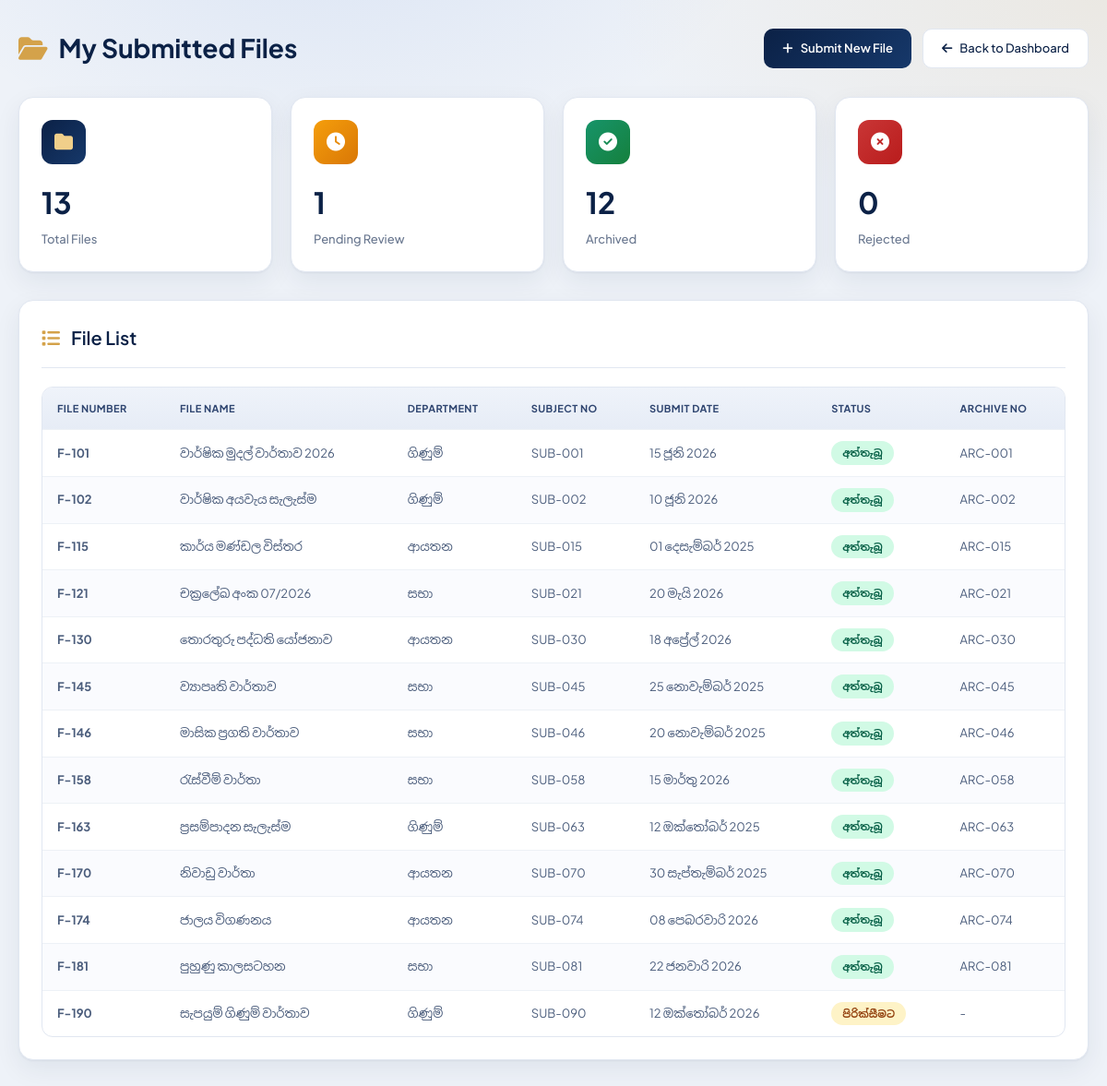
Screenshot of /my_files.php (signed in) with the database file from the repository.
### tables this page shows
CREATE TABLE archive_files (
    id             INT AUTO_INCREMENT PRIMARY KEY,
    submitted_by   INT NOT NULL,
    submit_date    DATE NOT NULL,
    subject_number VARCHAR(40)  NOT NULL,
    subject_no     VARCHAR(40)  NOT NULL,
    department     ENUM('ආයතන','සභා','ගිණුම්') NOT NULL,
    file_number    VARCHAR(60)  NOT NULL,
    file_no        VARCHAR(60)  NOT NULL,
    file_name      VARCHAR(255) NOT NULL,
    start_date     DATE NOT NULL,
    end_date       DATE NOT NULL,
    page_count     INT NOT NULL,
    pages          INT NOT NULL,
    right_side     INT NULL,
    left_side      INT NULL,
    archive_number VARCHAR(60) NULL UNIQUE,
    archive_no     VARCHAR(60) NULL UNIQUE,
    rack_no        VARCHAR(60) NULL,
    status         ENUM('pending','archived','rejected','waiting_approval','active','deleted') NOT NULL DEFAULT 'pending',
    reviewed_by    INT NULL,
    reviewed_at    DATETIME NULL,
    sent_by        INT NULL,
    sent_date      DATETIME NULL,
    approved_by    INT NULL,
    approved_at    DATETIME NULL,
    rejected_at    DATETIME NULL,
    reject_reason  TEXT NULL,
    deleted_at     DATETIME NULL,
    deleted_by     INT NULL,
    delete_reason  TEXT NULL,
    file_path      VARCHAR(500) NULL,
    created_at     TIMESTAMP DEFAULT CURRENT_TIMESTAMP,
    INDEX (department), INDEX (subject_number), INDEX (subject_no), INDEX (status),
    INDEX (archive_number), INDEX (archive_no), INDEX (file_number), INDEX (file_no),
    FOREIGN KEY (submitted_by) REFERENCES users(id),
    FOREIGN KEY (reviewed_by)  REFERENCES users(id),
    FOREIGN KEY (sent_by)      REFERENCES users(id),
    FOREIGN KEY (approved_by)  REFERENCES users(id),
    FOREIGN KEY (deleted_by)   REFERENCES users(id)
);

### config.php (called while the page is built, shortened)
<?php
require_once __DIR__ . '/functions.php';
function e($s) { return htmlspecialchars((string)$s, ENT_QUOTES, 'UTF-8'); }
function require_login(PDO $pdo): array {
    $st = $pdo->prepare('SELECT * FROM users WHERE id = ? AND status = "active"');
    $st->execute([$_SESSION['user_id']]);
    $u = $st->fetch();
    return $u;
}

### functions.php (called while the page is built, shortened)
<?php
require_once __DIR__ . '/config.php';
function get_files_by_user(PDO $pdo, int $user_id, string $status = null): array {
    $sql = "SELECT af.*, u.full_name as submitted_by_name
            FROM archive_files af
            LEFT JOIN users u ON af.submitted_by = u.id
            WHERE af.submitted_by = ?";
    $params = [$user_id];
    $sql .= " ORDER BY af.created_at DESC";
    $stmt = $pdo->prepare($sql);
    $stmt->execute($params);
    return $stmt->fetchAll();
}
function format_sinhala_date(string $date): string {
    $timestamp = strtotime($date);
    $months = [
        1 => 'ජනවාරි', 2 => 'පෙබරවාරි', 3 => 'මාර්තු', 4 => 'අප්‍රේල්',
        5 => 'මැයි', 6 => 'ජූනි', 7 => 'ජූලි', 8 => 'අගෝස්තු',
        9 => 'සැප්තැම්බර්', 10 => 'ඔක්තෝබර්', 11 => 'නොවැම්බර්', 12 => 'දෙසැම්බර්'
    ];
    $day = date('d', $timestamp);
    $month = $months[date('n', $timestamp)];
    $year = date('Y', $timestamp);
    return "$day $month $year";
}
function translate_status(string $status): string {
    $translations = [
        'pending' => 'පිරික්සීමට',
        'archived' => 'අත්තැබූ',
        'rejected' => 'ප්‍රතික්ෂේපිත',
        'active' => 'සක්‍රීය',
        'disabled' => 'අක්‍රීය'
    ];
    return $translations[$status] ?? $status;
}

### my_files.php (the view, shortened to what this page needs)
<?php
require_once __DIR__ . '/config.php';
$user = require_login($pdo);
$my_files = get_files_by_user($pdo, $user['id']);
$stats = [
    'total' => count($my_files),
    'pending' => 0,
    'archived' => 0,
    'rejected' => 0
];
foreach ($my_files as $file) {
    if ($file['status'] === 'pending') $stats['pending']++;
    elseif ($file['status'] === 'archived') $stats['archived']++;
    elseif ($file['status'] === 'rejected') $stats['rejected']++;
}
?>
<!DOCTYPE html>
<html lang="en">
<head>
<link rel="stylesheet" href="https://cdnjs.cloudflare.com/ajax/libs/font-awesome/6.5.2/css/all.min.css">
</head>
<body>
<div class="container">
    <div class="header">
        <h1><i class="fa-solid fa-folder-open" style="color:var(--gold);margin-right:12px"></i>My Submitted Files</h1>
        <div style="display:flex;gap:12px">
            <a href="submit_file.php" class="btn btn-primary">
                <i class="fa-solid fa-plus"></i>Submit New File
            </a>
            <a href="<?= ROLE_PAGES[$user['role']] ?>" class="back-btn">
                <i class="fa-solid fa-arrow-left"></i>Back to Dashboard
            </a>
        </div>
    </div>
    <div class="stats-grid">
        <div class="stat-card">
            <div class="stat-icon total"><i class="fa-solid fa-folder"></i></div>
            <div class="stat-value"><?= $stats['total'] ?></div>
            <div class="stat-label">Total Files</div>
        </div>
        <div class="stat-card">
            <div class="stat-icon pending"><i class="fa-solid fa-clock"></i></div>
            <div class="stat-value"><?= $stats['pending'] ?></div>
            <div class="stat-label">Pending Review</div>
        </div>
        <div class="stat-card">
            <div class="stat-icon archived"><i class="fa-solid fa-check-circle"></i></div>
            <div class="stat-value"><?= $stats['archived'] ?></div>
            <div class="stat-label">Archived</div>
        </div>
        <div class="stat-card">
            <div class="stat-icon rejected"><i class="fa-solid fa-xmark-circle"></i></div>
            <div class="stat-value"><?= $stats['rejected'] ?></div>
            <div class="stat-label">Rejected</div>
        </div>
    </div>
    <div class="files-section">
        <div class="section-header">
            <h2><i class="fa-solid fa-list"></i>File List</h2>
        </div>
        <?php if (empty($my_files)): ?>
            <div class="empty-state">
                <i class="fa-solid fa-folder-open"></i>
                <p>You haven't submitted any files yet.</p>
                <a href="submit_file.php" class="btn btn-primary">
                    <i class="fa-solid fa-plus"></i>Submit Your First File
                </a>
            </div>
        <?php else: ?>
            <div class="table-wrapper">
                <table>
                    <thead>
                        <tr>
                            <th>File Number</th>
                            <th>File Name</th>
                            <th>Department</th>
                            <th>Subject No</th>
                            <th>Submit Date</th>
                            <th>Status</th>
                            <th>Archive No</th>
                        </tr>
                    </thead>
                    <tbody>
                        <?php foreach ($my_files as $file): ?>
                            <tr>
                                <td><strong><?= e($file['file_number']) ?></strong></td>
                                <td><?= e($file['file_name']) ?></td>
                                <td><?= e($file['department']) ?></td>
                                <td><?= e($file['subject_number']) ?></td>
                                <td><?= format_sinhala_date($file['submit_date']) ?></td>
                                <td>
                                    <span class="status-badge status-<?= $file['status'] ?>">
                                        <?= translate_status($file['status']) ?>
                                    </span>
                                </td>
                                <td><?= e($file['archive_number'] ?? '-') ?></td>
                            </tr>
                        <?php endforeach; ?>
                    </tbody>
                </table>
            </div>
        <?php endif; ?>
    </div>
</div>
</body>
</html>

### my_files.php (style rules this page uses)
:root { --ink:#14233d; --navy:#0b2146; --navy-2:#16386a; --gold:#d4a24a; --gold-2:#f0cf8a; --bg:#eef2f8; --card:#fff; --line:#e1e7f1; --muted:#6a7890; --blue:#2563d0; --red:#c93636; --green:#17946a; --shadow:0 1px 2px rgba(16,37,71,.05),0 10px 28px rgba(16,37,71,.07); --fs-xs:11px; --fs-sm:12px; --fs-md:13px; --fs-lg:14px; --fs-xl:17px; }
* { margin:0;padding:0;box-sizing:border-box }
body { font-family:'Plus Jakarta Sans','Noto Sans Sinhala',sans-serif;font-size:var(--fs-md);line-height:1.6;color:var(--ink);min-height:100vh; background:radial-gradient(900px 420px at 100% 0,rgba(212,162,74,.12),transparent 60%),radial-gradient(800px 500px at 30% -10%,rgba(37,99,208,.10),transparent 60%),var(--bg) }
.container { max-width:1400px;margin:0 auto;padding:30px 20px }
.header { display:flex;align-items:center;justify-content:space-between;margin-bottom:30px }
.header h1 { font-size:28px;font-weight:700;color:var(--navy) }
.back-btn { display:flex;align-items:center;gap:8px;padding:10px 20px;background:#fff;border:1px solid var(--line);border-radius:10px;text-decoration:none;color:var(--navy);font-weight:500;transition:.2s }
.stats-grid { display:grid;grid-template-columns:repeat(4,1fr);gap:20px;margin-bottom:30px }
.stat-card { background:var(--card);border-radius:16px;box-shadow:var(--shadow);padding:24px;border:1px solid var(--line);transition:.2s }
.stat-icon { width:48px;height:48px;border-radius:12px;display:grid;place-items:center;margin-bottom:16px;font-size:20px }
.stat-icon.total { background:linear-gradient(135deg,var(--navy),var(--navy-2));color:var(--gold-2) }
.stat-icon.pending { background:linear-gradient(135deg,#f59e0b,#d97706);color:#fff }
.stat-icon.archived { background:linear-gradient(135deg,var(--green),#15803d);color:#fff }
.stat-icon.rejected { background:linear-gradient(135deg,var(--red),#b91c1c);color:#fff }
.stat-value { font-size:32px;font-weight:700;color:var(--navy);margin-bottom:4px }
.stat-label { font-size:13px;color:var(--muted);font-weight:500 }
.files-section { background:var(--card);border-radius:16px;box-shadow:var(--shadow);padding:24px;border:1px solid var(--line) }
.section-header { display:flex;align-items:center;justify-content:space-between;margin-bottom:20px;padding-bottom:16px;border-bottom:1px solid var(--line) }
.section-header h2 { font-size:20px;font-weight:600;color:var(--navy) }
.section-header i { color:var(--gold);margin-right:12px }
.table-wrapper { overflow-x:auto;border-radius:12px;border:1px solid var(--line) }
table { width:100%;border-collapse:collapse;white-space:nowrap }
thead { background:linear-gradient(180deg,#eff3fa,#e6ecf6) }
th { text-align:left;padding:14px 16px;color:#2f4570;font-size:11px;font-weight:700;letter-spacing:.4px;text-transform:uppercase }
td { padding:12px 16px;color:#4b5d7c;border-top:1px solid #edf1f6;font-size:13px }
tbody tr:nth-child(even) { background:#fafbfe }
.status-badge { display:inline-flex;align-items:center;gap:6px;padding:4px 12px;border-radius:20px;font-size:11px;font-weight:600 }
.status-pending { background:#fef3c7;color:#92400e }
.status-archived { background:#d1fae5;color:#065f46 }
.btn { padding:10px 20px;border-radius:10px;font-weight:600;font-size:13px;border:none;cursor:pointer;transition:.2s;display:inline-flex;align-items:center;gap:8px;text-decoration:none }
.btn-primary { background:linear-gradient(135deg,var(--navy),var(--navy-2));color:#fff }

### rows the page displays
archive_files: file_number "F-101", file_name "වාර්ෂික මුදල් වාර්තාව 2026", department "ගිණුම්", subject_number "SUB-001", submit_date "15 ජූනි 2026", archive_number "ARC-001"
archive_files: file_number "F-102", file_name "වාර්ෂික අයවැය සැලැස්ම", department "ගිණුම්", subject_number "SUB-002", submit_date "10 ජූනි 2026", archive_number "ARC-002"
archive_files: file_number "F-115", file_name "කාර්ය මණ්ඩල විස්තර", department "ආයතන", subject_number "SUB-015", submit_date "01 දෙසැම්බර් 2025", archive_number "ARC-015"
archive_files: file_number "F-121", file_name "චක්‍රලේඛ අංක 07/2026", department "සභා", subject_number "SUB-021", submit_date "20 මැයි 2026", archive_number "ARC-021"
archive_files: file_number "F-130", file_name "තොරතුරු පද්ධති යෝජනාව", department "ආයතන", subject_number "SUB-030", submit_date "18 අප්‍රේල් 2026", archive_number "ARC-030"
archive_files: file_number "F-145", file_name "ව්‍යාපෘති වාර්තාව", department "සභා", subject_number "SUB-045", submit_date "25 නොවැම්බර් 2025", archive_number "ARC-045"
archive_files: file_number "F-146", file_name "මාසික ප්‍රගති වාර්තාව", department "සභා", subject_number "SUB-046", submit_date "20 නොවැම්බර් 2025", archive_number "ARC-046"
archive_files: file_number "F-158", file_name "රැස්වීම් වාර්තා", department "සභා", subject_number "SUB-058", submit_date "15 මාර්තු 2026", archive_number "ARC-058"
archive_files: file_number "F-163", file_name "ප්‍රසම්පාදන සැලැස්ම", department "ගිණුම්", subject_number "SUB-063", submit_date "12 ඔක්තෝබර් 2025", archive_number "ARC-063"
archive_files: file_number "F-170", file_name "නිවාඩු වාර්තා", department "ආයතන", subject_number "SUB-070", submit_date "30 සැප්තැම්බර් 2025", archive_number "ARC-070"
archive_files: file_number "F-174", file_name "ජාලය විගණනය", department "ආයතන", subject_number "SUB-074", submit_date "08 පෙබරවාරි 2026", archive_number "ARC-074"
archive_files: file_number "F-181", file_name "පුහුණු කාලසටහන", department "සභා", subject_number "SUB-081", submit_date "22 ජනවාරි 2026", archive_number "ARC-081"
archive_files: file_number "F-190", file_name "සැපයුම් ගිණුම් වාර්තාව", department "ගිණුම්", subject_number "SUB-090", submit_date "12 ඔක්තෝබර් 2026", archive_number "-"

### other values shown
$stats['total'] "13"
$stats['pending'] "1"
$stats['archived'] "12"
$stats['rejected'] "0"
